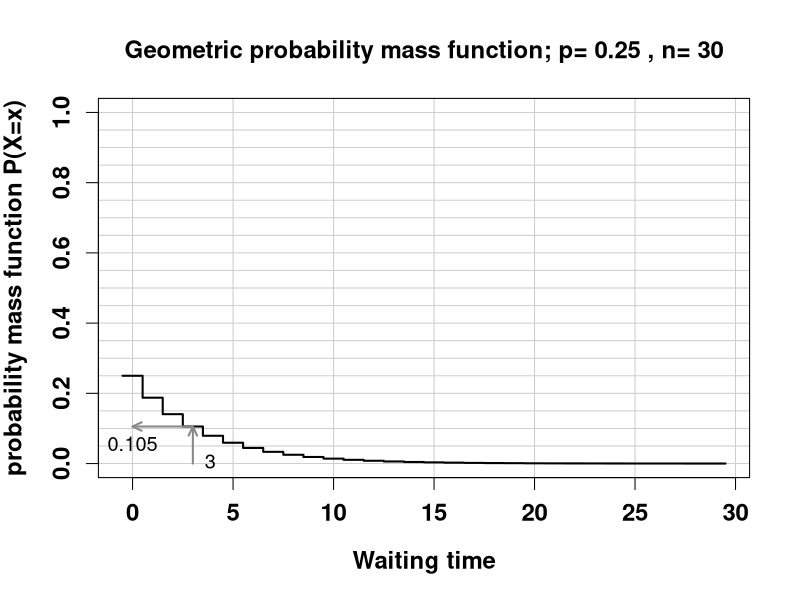

Reproduce this figure in R. (Note: this script raises an error after producing the figure.)
################################################################
##
## Illustrations of the geometric distribution
##
## Running this script requires to first run the script config.R
##    source('http://pedagogix-tagc.univ-mrs.fr/courses/stat
##
## Single-command execution:
##   source(file.path(dir.R.files, 'geometric.R'))


## Parameters
p <- 0.25
n <- 30
x <- 0:n
in.colors <- F

test.x <- 3

## color specification (actually I don't use colors for the book
if (in.colors) {
  plot.colors <- c('density'='blue',
              'CDF'='green',
              'dCDF'='violet'
              )
} else {
  plot.colors <- c('density'='black',
              'CDF'='black',
              'dCDF'='black'
              )
}

## drawing parameters
X11(width=7,height=5)
par(font.lab=2)
par(font.axis=2)
par(font.main=2)
par(cex=1.2)
par(cex.main=1.2)
par(cex.axis=1.2)
par(cex.lab=1.2)
grid.color <- '#CCCCCC'

## grid sizes
x.grid <- 0:6*5
y.grid <- 0:20*0.05

## ##############################################################
##
## Waiting time before the first success in a Bernouli schema
##

################################################################
## Plot the probability mass function
plot(x - 0.5,
     dgeom(x,p),
     ylim=c(0,1),
     main=paste('Geometric probability mass function; p=',format(p),', n=', format(n)),
     xlab='Waiting time',
     ylab='probability mass function P(X=x)',
     panel.first=c(abline(v=x.grid,col=grid.color),
       abline(h=y.grid,col=grid.color)),
     col=plot.colors['density'],
     lwd=2,
     type='s'
     )

## Draw arrows to illustrate the relationship between density curve and probability
test.p <- dgeom(test.x,p)
arrows(test.x, 0,test.x,test.p,col='#888888',length=0.1,angle=25,code=2,lwd=2)
arrows(test.x, test.p,0,test.p,col='#888888',length=0.1,angle=25,code=2,lwd=2)
text(test.x,0, test.x,pos=4)
text(0,test.p, round(test.p, digits=3),pos=1)

setwd(dir.figures); export.plot(file.prefix='geometric_pmf', export.formats=export.formats.plots, width=7,height=5)

################################################################
## Plot the probability mass function with logarithmic Y scale. Show an
## extended domain of X, to illustrate the capability of log scales to
## display small probabilities.
ext.x <- 0:(n+10)
plot(ext.x - 0.5,
     dgeom(ext.x,p),
     main=paste('probability mass function (log Y scale)'),
     xlab='Waiting time',
     ylab='probability mass function P(X=x) (log scale)',
     ylim=c(min(dgeom(ext.x,p)),1),
     panel.first=grid(equilog=F,col=grid.color,lty='solid'),
     col=plot.colors['density'],
     lwd=2,
     type='s',
     log='y'
     )

## Draw arrows to illustrate the relationship between CDF and left tail probability
log.test.x = c(test.x, 29)
log.test.p <- round(dgeom(log.test.x, p),digits=c(3,5))
arrows(log.test.x, 1e-5,log.test.x,log.test.p,col='#888888',length=0.1,angle=25,code=2,lwd=2)
arrows(log.test.x, log.test.p,0,log.test.p,col='#888888',length=0.1,angle=25,code=2,lwd=2)
text(log.test.x,1e-5, log.test.x,pos=1)
text(0,log.test.p, log.test.p,pos=1)

setwd(dir.figures); export.plot(file.prefix='geometric_pmf_logY', export.formats=export.formats.plots, width=7,height=5)

################################################################
## Plot the probability mass function and highlight the left tail
left.tail.range <- 0:test.x
plot(x - 0.5,
     dgeom(x,p),
     ylim=c(0,1),
     main=paste('Geometric left tail; p=',format(p),', n=', format(n), ', X<=', test.x),
     xlab='Waiting time',
     ylab='probability mass function P(X=x)',
     panel.first=c(abline(v=x.grid,col=grid.color),
       abline(h=y.grid,col=grid.color),
       rect(left.tail.range-0.5, 0, left.tail.range+0.5, dgeom(left.tail.range,p), density = NULL, angle = 45,
            col = '#BBBBBB', border = '#BBBBBB')
       ),
     col=plot.colors['density'],
     lwd=2,
     type='s'
     )
legend('topright',legend=paste('P(X<=',test.x,') = ',round(pgeom(test.x,p),digits=3),sep=''),bty='o', bg='#FFFFFF')
axis(1, at=test.x, labels=test.x,las=1,col.ticks='#888888')

setwd(dir.figures); export.plot(file.prefix='geometric_pmf_left_tail', export.formats=export.formats.plots, width=7,height=5)

################################################################
## Plot the probability mass function and highlight the right tail
right.tail.range <- test.x:n
plot(x - 0.5,
     dgeom(x,p),
     ylim=c(0,1),
     main=paste('Geometric right tail; p=',format(p),', n=', format(n), ', X>=', test.x),
     xlab='Waiting time',
     ylab='probability mass function P(X=x)',
     panel.first=c(abline(v=x.grid,col=grid.color),
       abline(h=y.grid,col=grid.color),
       rect(right.tail.range-0.5, 0, right.tail.range+0.5, dgeom(right.tail.range,p), density = NULL, angle = 45,
            col = '#BBBBBB', border = '#BBBBBB')
       ),
     col=plot.colors['density'],
     lwd=2,
     type='s'
     )
legend('topright',legend=paste('P(X>=',test.x,') = ',round(pgeom(test.x-1,p,lower.tail=F),digits=3),sep=''),bty='o', bg='#FFFFFF')
axis(1, at=test.x, labels=test.x,las=1,col.ticks='#888888')
setwd(dir.figures); export.plot(file.prefix='geometric_pmf_right_tail', export.formats=export.formats.plots, width=7,height=5)

################################################################
## Plot the CDF function
plot(x - 0.5,
     pgeom(x,p),
     ylim=c(0,1),
     main=paste('cumulative distribution function (CDF)'),
     xlab='Waiting time',
     ylab='CDF = P(X<=x)',
     panel.first=c(abline(v=x.grid,col=grid.color),
       abline(h=y.grid,col=grid.color)),
     col=plot.colors['CDF'],
     lwd=2,
     type='s'
     )

## Draw arrows to illustrate the relationship between CDF and left tail probability
left.tail.p <- pgeom(test.x,p)
arrows(test.x, 0,test.x,left.tail.p,col='#888888',length=0.1,angle=25,code=2,lwd=2)
arrows(test.x, left.tail.p,0,left.tail.p,col='#888888',length=0.1,angle=25,code=2,lwd=2)
text(test.x,0, test.x,pos=4)
text(0,left.tail.p, round(left.tail.p, digits=3),pos=3)

setwd(dir.figures); export.plot(file.prefix='geometric_CDF', export.formats=export.formats.plots, width=7,height=5)

################################################################
## Plot the dCDF function
plot(x - 0.5,
     pgeom(x-1,p,lower.tail = F), ## We use x-1 to obtain the inclusive dCDF rather than the default exclusive one
     ylim=c(0,1),
     main=paste('Decreasing cumulative distribution function (dCDF)'),
     xlab='Waiting time',
     ylab='dCDF = P(X>=x)',
     panel.first=c(abline(v=x.grid,col=grid.color),
       abline(h=y.grid,col=grid.color)),
     col=plot.colors['dCDF'],
     lwd=2,
     type='s'
     )

## Draw arrows to illustrate the relationship between dCDF and right tail probability
right.tail.p <- pgeom(test.x-1,p,lower.tail=F)
arrows(test.x, 0,test.x,right.tail.p,col='#888888',length=0.1,angle=25,code=2,lwd=2)
arrows(test.x, right.tail.p,0,right.tail.p,col='#888888',length=0.1,angle=25,code=2,lwd=2)
text(test.x,0, test.x,pos=4)
text(0,right.tail.p, round(right.tail.p, digits=3),pos=3)

setwd(dir.figures); export.plot(file.prefix='geometric_dCDF', export.formats=export.formats.plots, width=7,height=5)


## Show that the sum of CDF and dCDF differ from 1
print(c(dgeom(test.x, p), left.tail.p, right.tail.p, right.tail.p + left.tail.p),digits=3)
